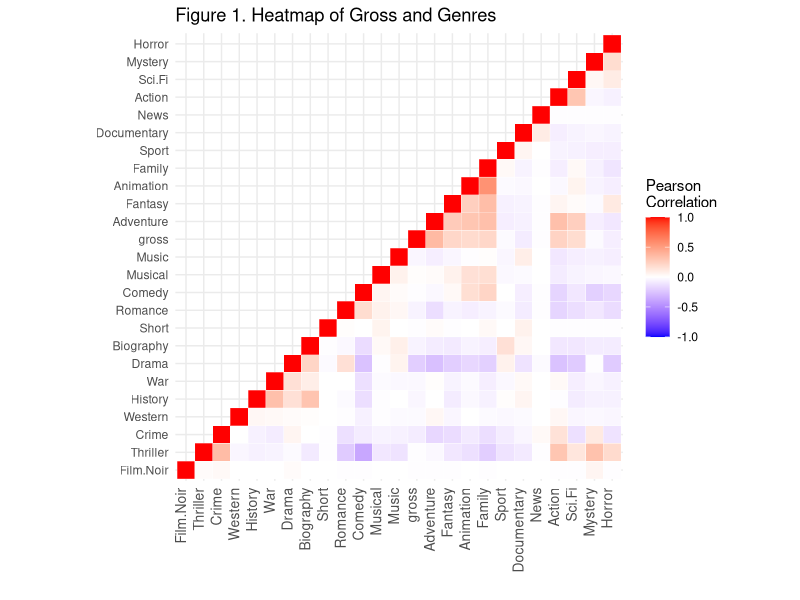
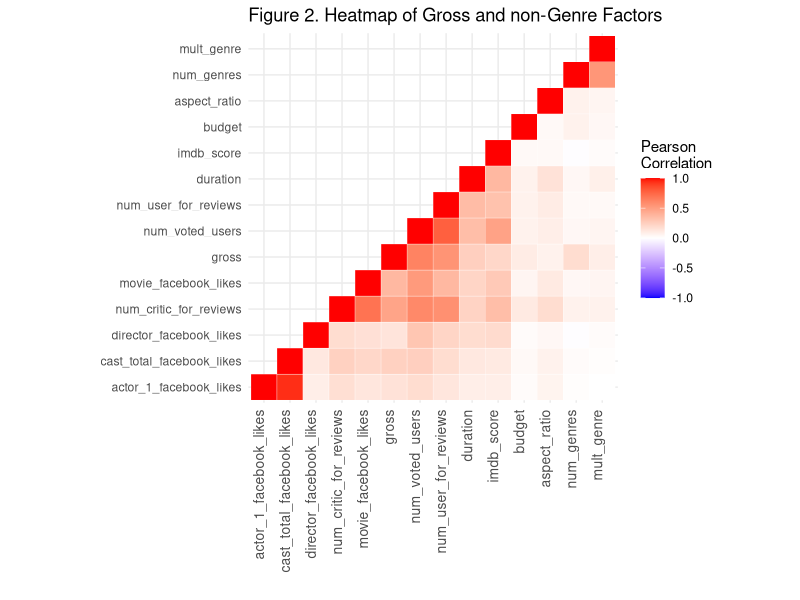
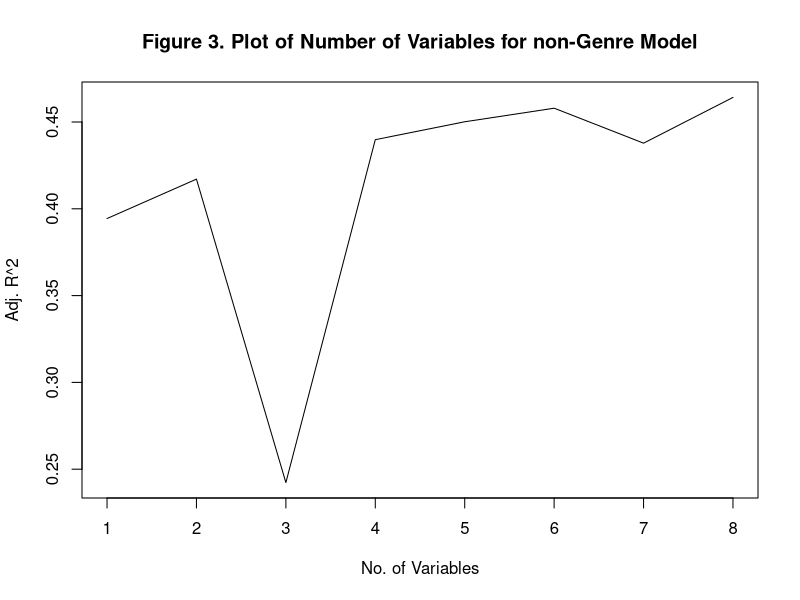
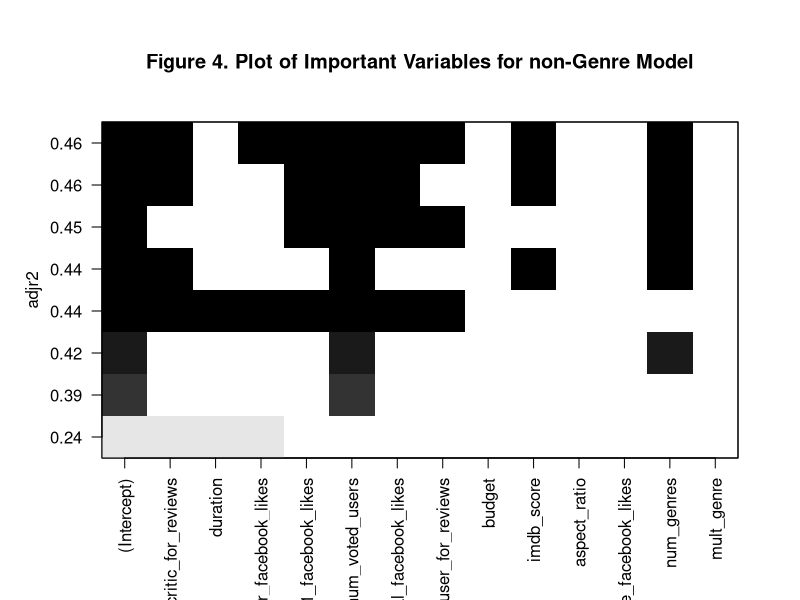
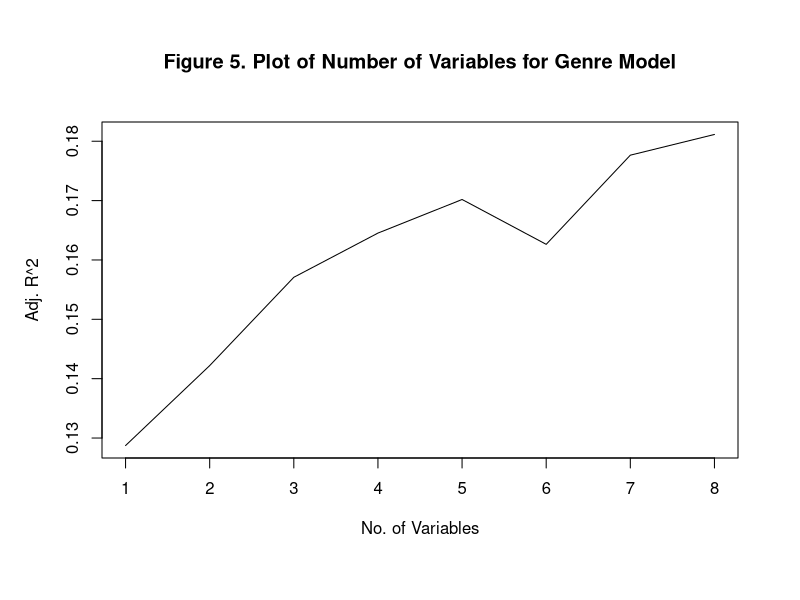
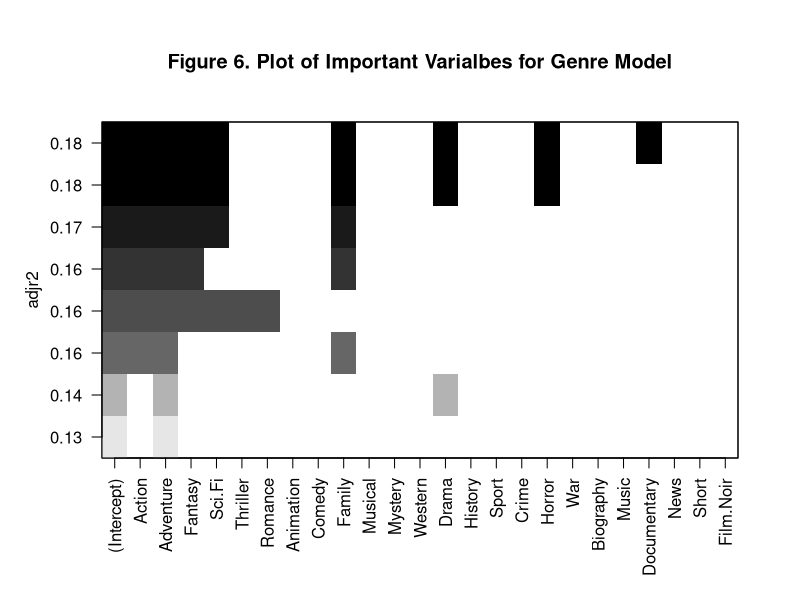
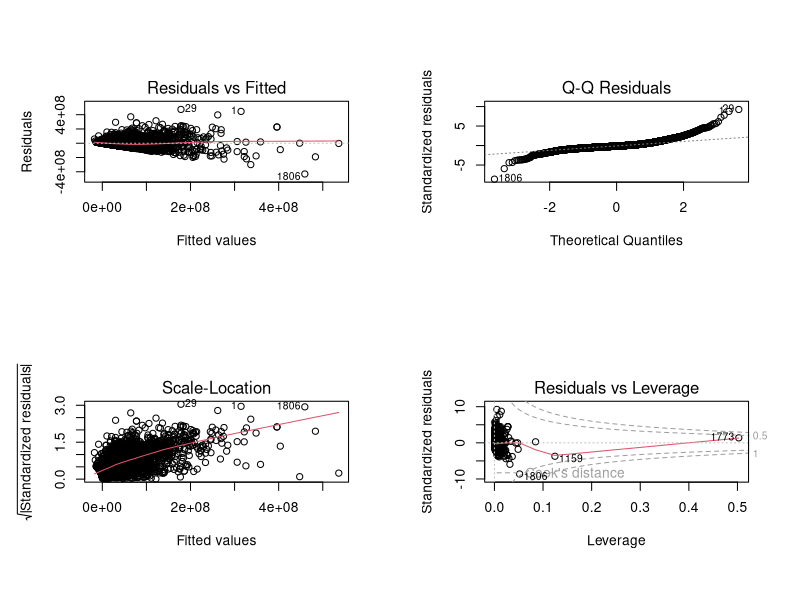

Reproduce these figures in R, in order. (Note: this script raises an error after producing the figures.)
## ---- chunk 1
library(tidyverse)
library(stringr)
library(reshape2)
library(arsenal)
## ---- chunk 2
#Import cleaned data
imdb_model = 
  read_csv("./data/imdb_model.csv")

imdb_model = 
  imdb_model %>%
  mutate(
    num_genres = rowSums(imdb_model[,13:36]),
    mult_genre = ifelse(num_genres >1, 1, 0)
  )

imdb_model_genre = 
  imdb_model %>% 
  select(gross, Action: Film.Noir)

imdb_model_no_genre = 
  imdb_model %>% 
  select(-(Action: Film.Noir))
## ---- chunk 3
#function to plot heatmap
reorder_cormat <- function(cormat){
# Use correlation between variables as distance
dd <- as.dist((1-cormat)/2)
hc <- hclust(dd)
cormat <-cormat[hc$order, hc$order]
}

 get_upper_tri <- function(cormat){
    cormat[lower.tri(cormat)]<- NA
    return(cormat)
  }
## ---- chunk 4
#heatmap for genre
cor.mat.heat.genre <- round(cor(imdb_model_genre),2)
melted_cormat.genre <- melt(cor.mat.heat.genre)

cor.mat.heat.genre <- reorder_cormat(cor.mat.heat.genre)
upper_tri.heat.genre <- get_upper_tri(cor.mat.heat.genre)

# Melt the correlation matrix
melted_cormat_up_genre <- melt(upper_tri.heat.genre, na.rm = TRUE)

# Create a ggheatmap
ggheatmap_genre =
  ggplot(melted_cormat_up_genre, aes(Var2, Var1, fill = value))+
  geom_tile(color = "white")+
  scale_fill_gradient2(low = "blue", high = "red", mid = "white", 
    midpoint = 0, limit = c(-1,1), space = "Lab", 
    name="Pearson\nCorrelation") +
  theme_minimal()+ # minimal theme
  theme(axis.text.x = element_text(angle = 90, 
    size = 10, hjust = 1, vjust = 0))+
  coord_fixed()+
  labs(
    title = "Figure 1. Heatmap of Gross and Genres",
    x = "",
    y = ""
  )

res_cor_up_genre = 
melted_cormat_up_genre %>%
  filter(
    Var1 == "gross"
  ) %>%
  pivot_wider(
    names_from = Var2,
    values_from = value
  ) %>%
  rename(
    " "=Var1
  ) %>%
  select(
    -gross
  )

ggheatmap_genre
## ---- chunk 5
res_cor_up_genre
## ---- chunk 6
#heatmap for no genre
cor.mat.heat.nogenre <- round(cor(imdb_model_no_genre,use = "complete.obs"),2)
melted_cormat.nogenre <- melt(cor.mat.heat.nogenre)

cor.mat.heat.nogenre <- reorder_cormat(cor.mat.heat.nogenre)
upper_tri.heat.nogenre <- get_upper_tri(cor.mat.heat.nogenre)

# Melt the correlation matrix
melted_cormat_up_nogenre <- melt(upper_tri.heat.nogenre, na.rm = TRUE)

# Create a ggheatmap
ggheatmap_nogenre =
  ggplot(melted_cormat_up_nogenre, aes(Var2, Var1, fill = value))+
  geom_tile(color = "white")+
  scale_fill_gradient2(low = "blue", high = "red", mid = "white", 
    midpoint = 0, limit = c(-1,1), space = "Lab", 
    name="Pearson\nCorrelation") +
  theme_minimal()+ # minimal theme
  theme(axis.text.x = element_text(angle = 90, 
    size = 10, hjust = 1, vjust = 0))+
  coord_fixed()+
  labs(
    title = "Figure 2. Heatmap of Gross and non-Genre Factors",
    x = "",
    y = ""
  )

res_cor_up_nogenre = 
melted_cormat_up_nogenre %>%
  filter(
    Var1 == "gross"
  ) %>%
  pivot_wider(
    names_from = Var2,
    values_from = value
  ) %>%
  rename(
    " "=Var1
  ) %>%
  select(
    -gross
  )

ggheatmap_nogenre

## ---- chunk 7
res_cor_up_nogenre
## ---- chunk 8
#model without genres 
lm.leaps_no_genre = 
  leaps::regsubsets(gross~., data = imdb_model_no_genre, nvmax = 8,
                     method = "seqrep")
sum.no_genre = summary(lm.leaps_no_genre)
## ---- chunk 9
plot(sum.no_genre$adjr2,xlab='No. of Variables',ylab='Adj. R^2',type='l', main = "Figure 3. Plot of Number of Variables for non-Genre Model")
## ---- chunk 10
plot(lm.leaps_no_genre,scale = "adjr2", main = "Figure 4. Plot of Important Variables for non-Genre Model")
## ---- chunk 11
#final model according to the selection
lm.no_genre = lm(gross ~ num_critic_for_reviews + director_facebook_likes + actor_1_facebook_likes + num_voted_users + cast_total_facebook_likes +  num_user_for_reviews + imdb_score + num_genres, data = na.omit(imdb_model_no_genre))
## ---- chunk 12
lm.no_genre %>%
  broom::tidy() %>%
  select(
    term, estimate, p.value
  ) %>%
  knitr::kable(digits = 3)
## ---- chunk 13
#stepwise with genres
lm.leaps_genre = leaps::regsubsets(gross~., data = imdb_model_genre, nvmax = 8,
                     method = "seqrep")
sum.genre = summary(lm.leaps_genre)
## ---- chunk 14
plot(sum.genre$adjr2,xlab='No. of Variables',ylab='Adj. R^2',type='l',main = "Figure 5. Plot of Number of Variables for Genre Model")
plot(lm.leaps_genre,scale = "adjr2", main = "Figure 6. Plot of Important Varialbes for Genre Model")
## ---- chunk 15
lm.genre = 
  lm(gross ~ Action+ Adventure + Fantasy + Sci.Fi + Family + Drama + Horror + Documentary, data = na.omit(imdb_model_genre))
## ---- chunk 16
lm.genre %>%
  broom::tidy() %>%
  select(
    term, estimate, p.value
  ) %>%
  knitr::kable(digits = 3)
## ---- chunk 17
par(mfrow=c(2,2))
plot(lm.no_genre)
## ---- chunk 18
#find lambda for our model.
boxcox.lm = MASS::boxcox(lm.no_genre)
lambda <- boxcox.lm$x[which.max(boxcox.lm$y)]
## ---- chunk 19
lm.no_genre_lambda = lm(gross^lambda ~ num_critic_for_reviews + director_facebook_likes + actor_1_facebook_likes + num_voted_users + cast_total_facebook_likes +  num_user_for_reviews + imdb_score + num_genres, data = na.omit(imdb_model_no_genre))
par(mfrow=c(2,2))
plot(lm.no_genre_lambda)
